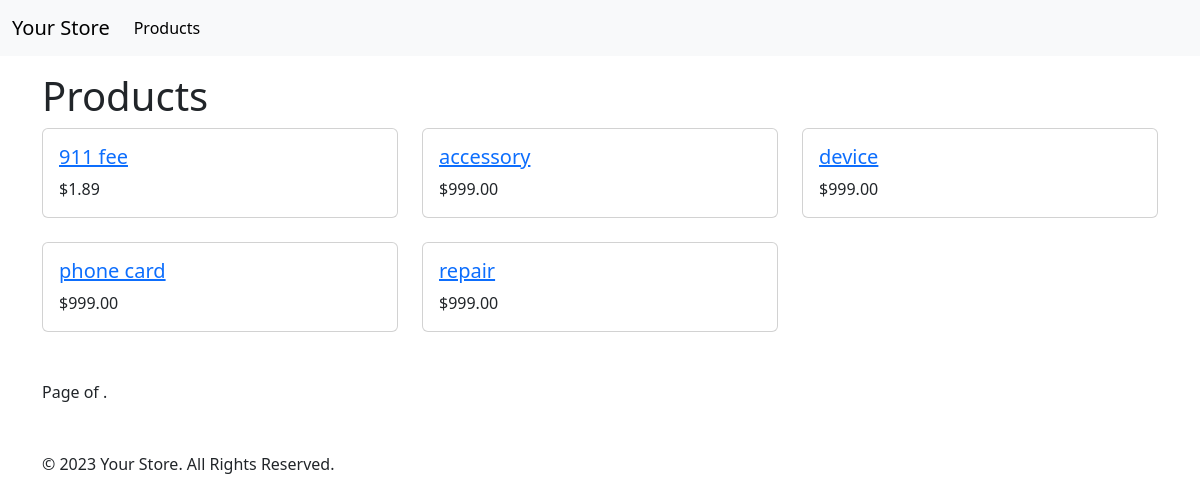
Page /store/products/ on the committed database.
### store/models.py (models this page shows, shortened)
class Product(models.Model):
    DISCOUNT_RATE = 0.01
    name = models.CharField(max_length=500)
    description = models.CharField(max_length=300, blank=True, null=True)
    sku = models.CharField(max_length=100, unique=True)
    cost = models.DecimalField(max_digits=12, decimal_places=2, default=0.00)
    price = models.DecimalField(
        max_digits=12, decimal_places=2, default=999.99)
    department = models.ForeignKey(
        Department,
        on_delete=models.CASCADE,
        default='1',
        related_name='department'
    )
    location = models.ForeignKey(
        Location,
        on_delete=models.CASCADE,
        default='1',
        related_name='location'
    )
    onhand_quantity = models.IntegerField(default=0)
    sale_start = models.DateTimeField(blank=True, null=True, default=None)
    sale_end = models.DateTimeField(blank=True, null=True, default=None)
    notes = models.TextField(blank=True, null=True)
    status = models.CharField(max_length=100, blank=True, null=True)
    created_at = models.DateTimeField(auto_now_add=True)
    updated_at = models.DateTimeField(auto_now=True)
    published = models.BooleanField(default=True)
    photo = models.ImageField(
        blank=True,
        null=True,
        default=None,
        upload_to='static/images/store/products'
    )
    url = models.CharField(max_length=200, blank=True, null=True)
    product_created_by = models.ForeignKey(
        Profile,
        on_delete=models.CASCADE,
        default=None,
        related_name='product_created_by',
        blank=True,
        null=True
    )
    product_updated_by = models.ForeignKey(
        Profile,
        on_delete=models.CASCADE,
        default=None,
        related_name='product_updated_by',
        blank=True,
        null=True)
    ms_url = models.CharField(max_length=300, blank=True, null=True)
    def is_on_sale(self):
        now = timezone.now()
        if self.sale_start:
            if self.sale_end:
                return self.sale_start <= now <= self.sale_end
            return self.sale_start <= now
        return False
    def get_rounded_price(self):
        return round(self.price, 2)
    def current_price(self):
        if self.is_on_sale():
            discounted_price = self.price * (1 - self.DISCOUNT_RATE)
            return round(discounted_price, 2)
        return self.get_rounded_price()
    class Meta:
        ordering = ('id',)
        verbose_name = 'Product'
        verbose_name_plural = 'Products'

### store/views.py (the view)
# urls.py: path('products/', ProductListView.as_view(),
class ProductListView(ListView):
    model = Product
    template_name = 'store/product_list.html'
    ordering = ['name']
    paginate_by = 10

### store/templates/store/product_list.html (shortened to what this page needs)
{% extends "base.html" %}
{% block content %}
<h1>Products</h1>
<div class="row">
    {% for product in object_list %}
        <div class="col-md-4 mb-4">
            <div class="card">
                <div class="card-body">
                    <h5 class="card-title"><a href="{% url 'product-detail' product.pk %}">{{ product.name }}</a></h5>
                    <p class="card-text">${{ product.current_price }}</p>
                </div>
            </div>
        </div>
    {% endfor %}
</div>
<div class="pagination mt-4">
    <span class="step-links">
        <span class="current">
            Page {{ object_list.number }} of {{ object_list.paginator.num_pages }}.
        </span>
    </span>
</div>
{% endblock %}

### rows in the picture
Product: name "911 fee", current_price "1.89"
Product: name "accessory", current_price "999.00"
Product: name "device", current_price "999.00"
Product: name "phone card", current_price "999.00"
Product: name "repair", current_price "999.00"
